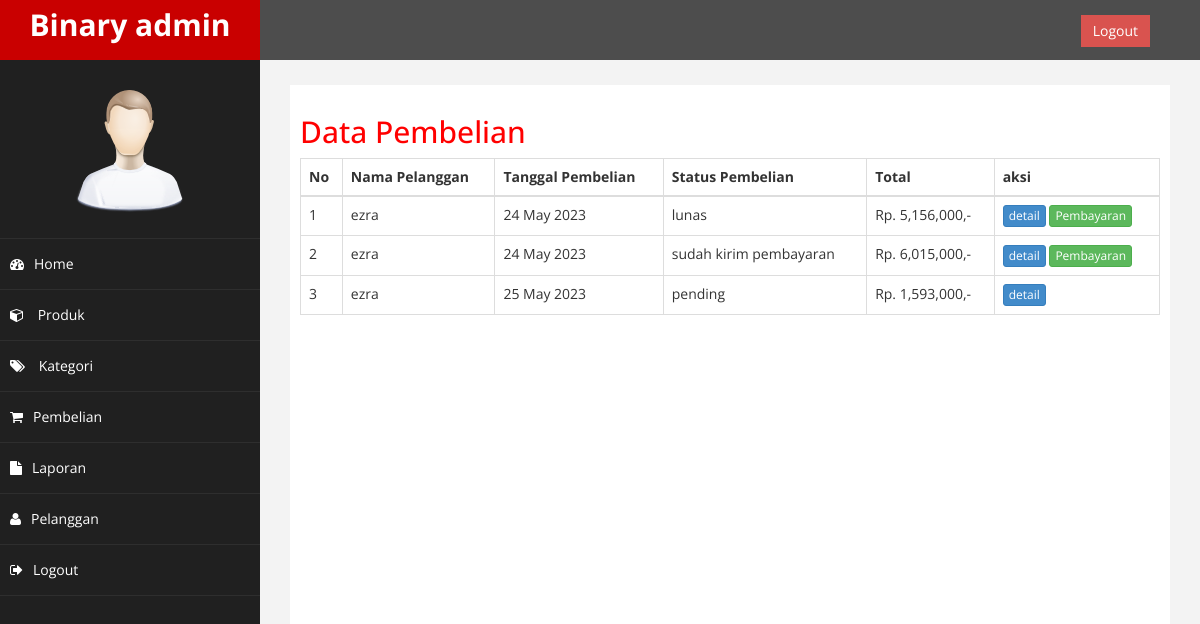
The app's page /admin/index.php?halaman=pembelian (signed in), older data.
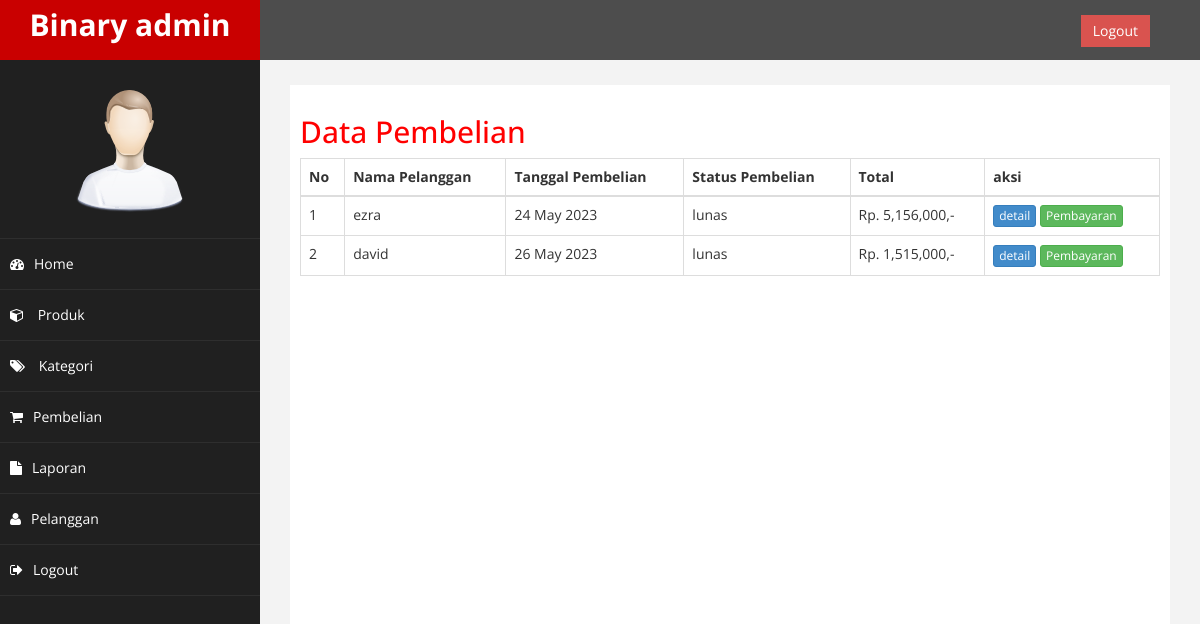
The same page, newer data.
### tables this page shows
CREATE TABLE `pembelian` (
  `id_pembelian` int(11) NOT NULL,
  `id_pelanggan` int(11) NOT NULL,
  `tanggal_pembelian` date NOT NULL,
  `total_pembelian` int(11) NOT NULL,
  `alamat_pengiriman` text NOT NULL,
  `status_pembelian` varchar(100) NOT NULL DEFAULT 'pending',
  `resi_pengiriman` varchar(50) NOT NULL,
  `totalberat` int(11) NOT NULL,
  `provinsi` varchar(255) NOT NULL,
  `distrik` varchar(255) NOT NULL,
  `tipe` varchar(255) NOT NULL,
  `kodepos` varchar(255) NOT NULL,
  `ekspedisi` varchar(255) NOT NULL,
  `paket` varchar(255) NOT NULL,
  `ongkir` int(11) NOT NULL,
  `estimasi` varchar(255) NOT NULL
);

CREATE TABLE `pelanggan` (
  `id_pelanggan` int(11) NOT NULL,
  `email_pelanggan` varchar(100) NOT NULL,
  `password_pelanggan` varchar(50) NOT NULL,
  `nama_pelanggan` varchar(100) NOT NULL,
  `telepon_pelanggan` varchar(100) NOT NULL,
  `alamat_pelanggan` text NOT NULL
);

### admin/pembelian.php (the view)
<h2>Data Pembelian</h2>
<table class="table table-bordered">
	<thead>
		<tr>
		<th>No</th>
		<th>Nama Pelanggan</th>
		<th>Tanggal Pembelian</th>
		<th>Status Pembelian</th>
		<th>Total</th>
		<th>aksi</th>
		</tr>
	</thead>
	<tbody>
		<?php $no=1; ?>
		<?php $ambil = $koneksi->query("SELECT * FROM pembelian JOIN pelanggan ON pembelian.id_pelanggan = pelanggan.id_pelanggan"); ?>
		<?php while($pecah = $ambil->fetch_assoc()): ?>
		<tr>
			<td><?= $no; ?></td>
			<td><?= $pecah["nama_pelanggan"]; ?></td>
			<td><?= date("d F Y", strtotime($pecah["tanggal_pembelian"])); ?></td>
			<td><?= $pecah["status_pembelian"]; ?></td>
			<td>Rp. <?= number_format($pecah["total_pembelian"]); ?>,-</td>
			<td>
				<a href="index.php?halaman=detail&id=<?= $pecah["id_pembelian"]; ?>" class="btn btn-primary btn-xs">detail</a>
				<?php if($pecah['status_pembelian'] != 'pending'): ?>
					<a href="index.php?halaman=pembayaran&id=<?= $pecah['id_pembelian']; ?>" class="btn btn-success btn-xs">Pembayaran</a>
				<?php endif; ?>
			</td>
		</tr>
		<?php $no++; ?>
		<?php endwhile; ?>
	</tbody>
</table>

### admin/index.php (shortened to what this page needs)
<?php
$koneksi = new mysqli("localhost", "root", "", "db_tokoonline");
?>
<!DOCTYPE html>
<html xmlns="http://www.w3.org/1999/xhtml">
<head>
	<link href="assets/css/bootstrap.css" rel="stylesheet" />
	<link href="assets/css/font-awesome.css" rel="stylesheet" />
	<link href="assets/js/morris/morris-0.4.3.min.css" rel="stylesheet" />
	<link href="assets/css/custom.css" rel="stylesheet" />
</head>
<body>
<div id="wrapper">
	<nav class="navbar navbar-default navbar-cls-top " role="navigation" style="margin-bottom: 0">
		<div class="navbar-header">
			<a class="navbar-brand" href="index.html">Binary admin</a>
		</div>
		<div style="color: white;
		padding: 15px 50px 5px 50px;
		float: right;
		font-size: 16px;"> &nbsp; <a href="index.php?halaman=logout" class="btn btn-danger square-btn-adjust">Logout</a>
		</div>
	</nav>
    <nav class="navbar-default navbar-side" role="navigation">
			<div class="sidebar-collapse">
				<ul class="nav" id="main-menu">
					<li class="text-center">
						<img src="assets/img/find_user.png" class="user-image img-responsive"/>
					</li>
					<li>
						<a href="index.php"><i class="fa fa-dashboard"></i>Home</a>
					</li>
					<li>
						<a href="index.php?halaman=produk"><i class="fa fa-cube"></i> Produk</a>
					</li>
					<li>
						<a href="index.php?halaman=kategori"><i class="fa fa-tags"></i> Kategori</a>
					</li>
					<li>
						<a href="index.php?halaman=pembelian"><i class="fa fa-shopping-cart"></i>Pembelian</a>
					</li>
					<li>
						<a href="index.php?halaman=laporan_pembelian"><i class="fa fa-file"></i>Laporan</a>
					</li>
					<li>
						<a href="index.php?halaman=pelanggan"><i class="fa fa-user"></i>Pelanggan</a>
					</li>
					<li>
						<a href="index.php?halaman=logout"><i class="fa fa-sign-out"></i>Logout</a>
					</li>
				</ul>
			</div>
    </nav>
    <div id="page-wrapper" >
			<div id="page-inner">
				<?php
					if(isset($_GET["halaman"])){
						if($_GET["halaman"] == "produk"){
							include 'produk.php';
						}
						elseif($_GET["halaman"] == "kategori"){
							include 'kategori.php';
						}
						elseif($_GET["halaman"] == "pembelian"){
							include 'pembelian.php';
						}
						elseif($_GET["halaman"] == "pelanggan"){
							include 'pelanggan.php';
						}
						elseif($_GET["halaman"] == "detail"){
							include 'detail.php';
						}
						elseif($_GET["halaman"] == "tambahproduk"){
							include 'tambahproduk.php';
						}
						elseif($_GET["halaman"] == "hapusproduk"){
							include 'hapusproduk.php';
						}
						elseif($_GET["halaman"] == "ubahproduk"){
							include 'ubahproduk.php';
						}
						elseif($_GET["halaman"] == "detailproduk"){
							include 'detailproduk.php';
						}
						elseif($_GET["halaman"] == "hapusfotoproduk"){
							include 'hapusfotoproduk.php';
						}
						elseif($_GET["halaman"] == "pembayaran"){
							include 'pembayaran.php';
						}
						elseif($_GET["halaman"] == "laporan_pembelian"){
							include 'laporan-pembelian.php';
						}
						elseif($_GET["halaman"] == "logout"){
							include 'logout.php';
						}
					}
					else{
						include 'home.php';
					}
				?>
			</div>
    </div>
</div>
</body>
</html>

### admin/assets/css/custom.css (style rules this page uses)
body { font-family: 'Open Sans', sans-serif; }
#wrapper { width: 100%; background:#202020; }
#page-wrapper { padding: 15px 15px; min-height: 600px; background:#F3F3F3; }
#page-inner { width:100%; margin:10px 20px 10px 0px; background-color:#fff!important; padding:10px; min-height:1200px; }
.text-center { text-align:center; }
h2 { color: #f00; }
.square-btn-adjust { border: 0px solid transparent; -webkit-border-radius: 0px; -moz-border-radius: 0px; border-radius: 0px; }
.user-image { margin: 25px auto; -webkit-border-radius: 10px; -moz-border-radius: 10px; border-radius: 10px; max-height:170px; max-width:170px; }
.navbar-cls-top .navbar-brand { color: #fff; background: #C90000; width: 260px; text-align: center; height: 60px; font-size: 30px; font-weight: 700; }
.sidebar-collapse , .sidebar-collapse .nav { background:none; }
.sidebar-collapse .nav { padding:0; }
.sidebar-collapse .nav > li > a { color:#fff; background:#202020; text-shadow:none; }
.sidebar-collapse > .nav > li > a { padding:15px 10px; }
.sidebar-collapse > .nav > li { border-bottom: 1px solid rgba(107, 108, 109, 0.19); }
.navbar-side { border:none; background-color: #202020; }
.navbar-cls-top { background:#4D4D4D; border-bottom:none; }
.navbar-default { border:0px solid black; }
.navbar-header { background: #A70303; }
.nav > li > a > i { margin-right:10px; }
@media (min-width:768px) { #page-wrapper { margin: 0 0 0 260px; padding: 15px 30px; min-height: 1200px; } }
@media (min-width:768px) { .navbar-side { z-index: 1; position: absolute; width: 260px; } }
@media (min-width:768px) { .navbar { border-radius: 0px; } }

Row changes from the older to the newer data that the page shows:
removed pembelian: id_pelanggan.nama_pelanggan "ezra", tanggal_pembelian "24 May 2023", status_pembelian "sudah kirim pembayaran", total_pembelian "6,015,000"
removed pembelian: id_pelanggan.nama_pelanggan "ezra", tanggal_pembelian "25 May 2023", status_pembelian "pending", total_pembelian "1,593,000"
added pembelian: id_pelanggan.nama_pelanggan "david", tanggal_pembelian "26 May 2023", status_pembelian "lunas", total_pembelian "1,515,000"
